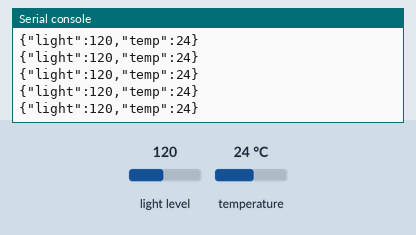
Simulated run of this program. Board: BBC micro:bit running MicroPython. Shown: the last lines printed to the serial console. The inputs (shaded band) are chosen by the test bench; at power-on: light level 120, temperature 24 °C.

Above: at 1.2 s.
1.3 s: light level set to 5
At 1.56 s:
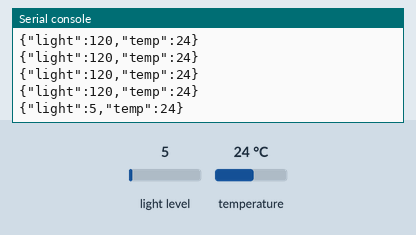
2.8 s: temperature set to 12 °C
At 2.97 s:
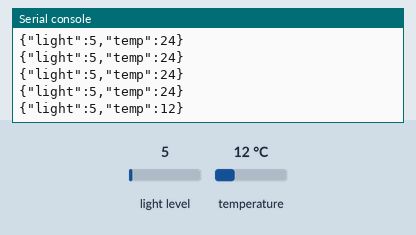
4.3 s: light level set to 64
At 4.38 s:
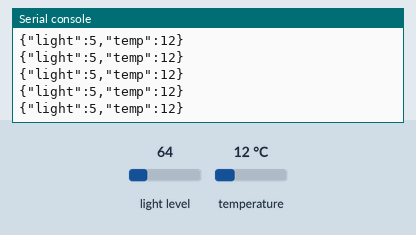
Timing chart, 0 to 7.3 s (numbered marks = the images above; inputs shaded):
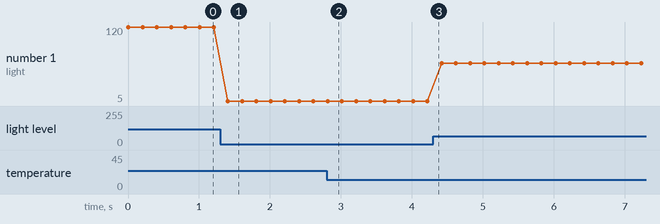

The program:

microbit_firmware.py
```python
# UrbanPulse BBC micro:bit USB serial light sensor
# Flash using https://python.microbit.org/ (micro:bit V1 or V2).
# print() writes to USB serial; uart.write() uses hardware UART pins.
from microbit import *
import utime

display.clear()
while True:
    light = display.read_light_level()  # 0..255 relative brightness
    chip_temp = temperature()           # chip temperature, not ambient air
    print('{"light":%d,"temp":%d}' % (light, chip_temp))
    utime.sleep_ms(200)
```

Measured:
- after the input at 1.3 s, the serial console: prints a new line after 0.11 s (image 1)
- after the input at 2.8 s, the serial console: prints a new line at once (image 2)
- plotted number 1: 120 → 5 after the input at 1.3 s, 5 → 64 after the input at 4.3 s
